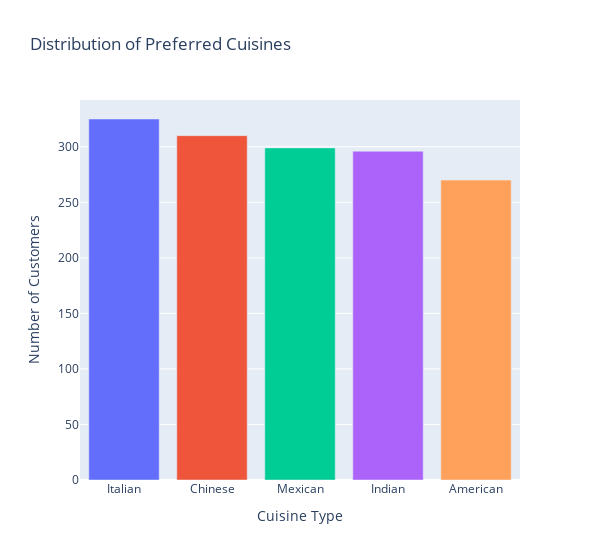

Notebook cell for this chart:
### Code cell
restaurant_copy['PreferredCuisine'].value_counts()



# Create bar chart of preferred cuisines
cuisine_counts = restaurant_copy['PreferredCuisine'].value_counts().reset_index()
cuisine_counts.columns = ['Cuisine', 'Count']

fig = px.bar(cuisine_counts,
            x='Cuisine',
            y='Count', 
            title='Distribution of Preferred Cuisines',
            color='Cuisine')

# Update layout
fig.update_layout(
    showlegend=False,
    xaxis_title="Cuisine Type",
    yaxis_title="Number of Customers"
)

fig.update_layout(width=600)
fig.show()

### Figure 1 — Plotly figure (JSON) as saved in the notebook; plotly's stock layout.template omitted (floating-point values rounded to 4 significant figures)
{"data": [{"hovertemplate": "Cuisine=%{x}<br>Count=%{y}<extra></extra>", "legendgroup": "Italian", "marker": {"color": "#636efa", "pattern": {"shape": ""}}, "name": "Italian", "orientation": "v", "showlegend": true, "textposition": "auto", "type": "bar", "x": ["Italian"], "xaxis": "x", "y": [325], "yaxis": "y"}, {"hovertemplate": "Cuisine=%{x}<br>Count=%{y}<extra></extra>", "legendgroup": "Chinese", "marker": {"color": "#EF553B", "pattern": {"shape": ""}}, "name": "Chinese", "orientation": "v", "showlegend": true, "textposition": "auto", "type": "bar", "x": ["Chinese"], "xaxis": "x", "y": [310], "yaxis": "y"}, {"hovertemplate": "Cuisine=%{x}<br>Count=%{y}<extra></extra>", "legendgroup": "Mexican", "marker": {"color": "#00cc96", "pattern": {"shape": ""}}, "name": "Mexican", "orientation": "v", "showlegend": true, "textposition": "auto", "type": "bar", "x": ["Mexican"], "xaxis": "x", "y": [299], "yaxis": "y"}, {"hovertemplate": "Cuisine=%{x}<br>Count=%{y}<extra></extra>", "legendgroup": "Indian", "marker": {"color": "#ab63fa", "pattern": {"shape": ""}}, "name": "Indian", "orientation": "v", "showlegend": true, "textposition": "auto", "type": "bar", "x": ["Indian"], "xaxis": "x", "y": [296], "yaxis": "y"}, {"hovertemplate": "Cuisine=%{x}<br>Count=%{y}<extra></extra>", "legendgroup": "American", "marker": {"color": "#FFA15A", "pattern": {"shape": ""}}, "name": "American", "orientation": "v", "showlegend": true, "textposition": "auto", "type": "bar", "x": ["American"], "xaxis": "x", "y": [270], "yaxis": "y"}], "layout": {"barmode": "relative", "legend": {"title": {"text": "Cuisine"}, "tracegroupgap": 0}, "showlegend": false, "title": {"text": "Distribution of Preferred Cuisines"}, "width": 600, "xaxis": {"anchor": "y", "categoryarray": ["Italian", "Chinese", "Mexican", "Indian", "American"], "categoryorder": "array", "domain": [0, 1], "title": {"text": "Cuisine Type"}}, "yaxis": {"anchor": "x", "domain": [0, 1], "title": {"text": "Number of Customers"}}}}
